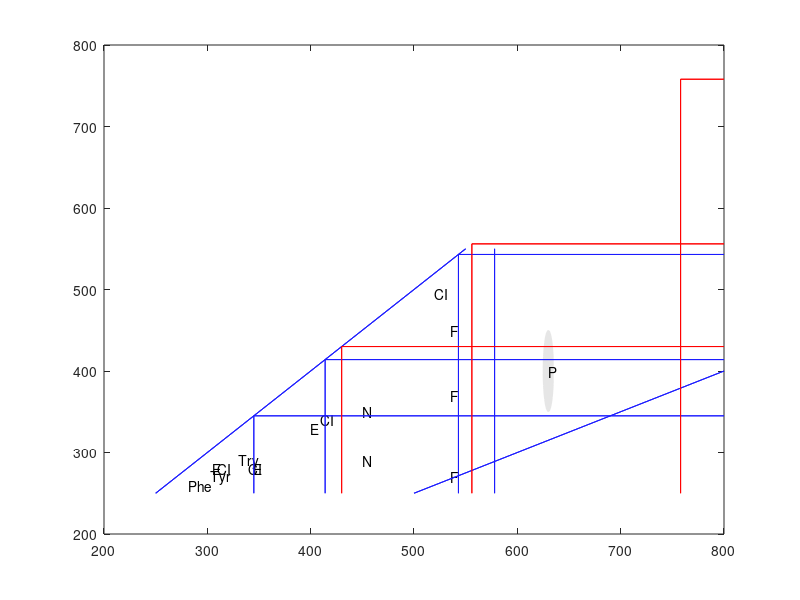

Recreate this plot in MATLAB.
function markeem()
% markeem()
% No documentation available
% Usage and changes of this software is restricted, contact:
% Urs Utzinger, Spectroscopy Laboratory UT Austin 1999

xlim=get(gca,'Xlim');
ylim=get(gca,'Ylim');

if ylim(1) < 300
%%%%%%%%%%%%%%%%%%%%%%%%%%%%%%%%%%%%%%%%%%%%%%%%%%%
% Amino Acids
c=[.9,.9,.9];
% c=[0.7 0.9 0.7];
% Tryptophan 290 / 330 .5
spot(280,300,310,360,c) %tryptophan
% Tyrosin 270 / 303 1.
spot(260,280,290,310,c) %tyrosine
% Phenylalanine 260 / 282 .25
spot(250,270,270,290,c) %ph
end;

%%%%%%%%%%%%%%%%%%%%%%%%%%%%%%%%%%%%%%%%%%
% Structural Proteins
c=[.9,.9,.9];
% Shih hui Cheng
% Type I is most common
% Collagen type I 280 / 310 1.0e6
% Collagen type I 280 / 340 1.16e6
% Collagen type I 340 / 410 4.4e4
% Collagen type I 500 / 520 4.5e4
if ylim(1) < 300
spot(270,290,300,320,c)
spot(265,295,320,360,c)
end
spot(330,350,400,420,c)
spot(485,515,505,535,c)

c=[.9,.9,.9];
% Shih hui Cheng 
% Elastin 280 / 305 1.1e6
% Elastin 280 / 345 8.8e5
% Elastin 330 / 400 2.37e5
if ylim(1) < 300
spot(275,285,300,310,c) 
spot(275,285,335,355,c) 
end
spot(320,340,390,410,c) 

% Elastin contains also FAD  450/530
% Elastin contains als0 NADH 350/460

%%%%%%%%%%%%%%%%%%%%%%%%%%%%%%%%%%%%%%%%%%%%%%%%%
% Redox = FAD/(FAD+NADH)
%
c=[.9,.9,.9];
% RRK notes / literature
% NADH 350 / 460 5.0 e5 +/-20em +/-20ex 
spot(330,370,440,480,c)
% NADH 300 / 450 4.5 e5 +/-10em +/-10ex
spot(290,310,450,470,c)

c=[.9,.9,.9];
% Tissue phantom SPEX
% FAD 450 / 535  0.425 +/-20ex +/-20 em
spot(425,475,510,560,c)
% FAD 370 / 535  0.3   +/-10ex +/-20 em
spot(355,385,510,560,c)
% FAD 270 / 535  0.35   +/-10ex +/-20 em
spot(255,285,520,550,c)

c=[.9,.9,.9];
% Porphyrin
% Porphyrin 400/630 +/-50ex   +/-10em
spot(350,450,625,635,c) 

%%%%%%%%%%%%%%%%%%%%%%%%%%%%%%%%%%%%%%%%%5
% labels
if ylim(1) < 300
text(330,290,'Try') %tryptophan
text(303,270,'Tyr') %tyrosine
text(282,260,'Phe') %ph
end

text(630,400,'P')

text(535,450,'F')
text(535,370,'F')
if ylim(1) < 300
text(535,270,'F')
end

text(450,350,'N')
if ylim(1) < 300
text(450,290,'N')
end

if ylim(1) < 300
text(310,280,'CI')
text(340,280,'CI')
end
text(410,340,'CI')
text(520,500-5,'CI')

if ylim(1) < 300
text(305,280,'E')
text(345,280,'E')
end
text(400,330,'E')


%%%%%%%%%%%%%%%%%%%%%%%%%%%%%%%%%%%%%%%
% Raley
h=line([250 550],[250 550]); %RA
set(h,'Color',[.1 .1 1])
set(h,'LineWidth',.5)
h=line([500 800],[250 400]); %RA
set(h,'Color',[.1 .1 1])
set(h,'LineWidth',.5)
%%%%%%%%%%%%%%%%%%%%%%%%%%%%%%%%%%%%%%%
% HbO2 345
h=line([345 345],[250 345]);
set(h,'LineStyle','-')
set(h,'Color',[.1 .1 1])
set(h,'LineWidth',.5)
h=line([345 800],[345 345]);
set(h,'LineStyle','-')
set(h,'Color',[.1 .1 1])
set(h,'LineWidth',.5)

% HbO2 414
h=line([414 414],[250 414]);
set(h,'LineStyle','-')
set(h,'Color',[.1 .1 1])
set(h,'LineWidth',.5)
h=line([414 800],[414 414]);
set(h,'LineStyle','-')
set(h,'Color',[.1 .1 1])
set(h,'LineWidth',.5)

% HbO2 543
h=line([543 543],[250 543]); 
set(h,'LineStyle','-')
set(h,'Color',[.1 .1 1])
set(h,'LineWidth',.5)
h=line([543 800],[543 543]); 
set(h,'LineStyle','-')
set(h,'Color',[.1 .1 1])
set(h,'LineWidth',.5)

% HbO2 578
h=line([578 578],[250 550]);
set(h,'LineStyle','-')
set(h,'Color',[.1 .1 1])
set(h,'LineWidth',.5)

%%%%%%%%%%%%%%%%%%%%%%%%%%%%%%%%%%%%%%%
% Hb 430
h=line([430 430],[250 430]); 
set(h,'LineStyle','-')
set(h,'Color','red')
set(h,'LineWidth',.5)
h=line([430 800],[430 430]);
set(h,'LineStyle','-')
set(h,'Color','red')
set(h,'LineWidth',.5)

% Hb 556 
h=line([556 556],[250 556]); 
set(h,'LineStyle','-')
set(h,'Color','red')
set(h,'LineWidth',.5)
h=line([556 800],[556 556]);
set(h,'LineStyle','-')
set(h,'Color','red')
set(h,'LineWidth',.5)
% Hb 758
h=line([758 758],[250 758]);
set(h,'LineStyle','-')
set(h,'Color','red')
set(h,'LineWidth',.5)
h=line([758 800],[758 758]);
set(h,'LineStyle','-')
set(h,'Color','red')
%%%%%%%%%%%%%%%%%%%%%%%%%%%%%%%%%%%%%%%
% Raley
h=line([250 550],[250 550]); %RA
set(h,'Color',[.1 .1 1])
set(h,'LineWidth',.5)
h=line([500 800],[250 400]); %RA
set(h,'Color',[.1 .1 1])
set(h,'LineWidth',.5)
%%%%%%%%%%%%%%%%%%%%%%%%%%%%%%%%%%%%%%%
% HbO2 345
h=line([345 345],[250 345]);
set(h,'LineStyle','-')
set(h,'Color',[.1 .1 1])
set(h,'LineWidth',.5)
h=line([345 800],[345 345]);
set(h,'LineStyle','-')
set(h,'Color',[.1 .1 1])
set(h,'LineWidth',.5)

% HbO2 414
h=line([414 414],[250 414]);
set(h,'LineStyle','-')
set(h,'Color',[.1 .1 1])
set(h,'LineWidth',.5)
h=line([414 800],[414 414]);
set(h,'LineStyle','-')
set(h,'Color',[.1 .1 1])
set(h,'LineWidth',.5)

% HbO2 543
h=line([543 543],[250 543]); 
set(h,'LineStyle','-')
set(h,'Color',[.1 .1 1])
set(h,'LineWidth',.5)
h=line([543 800],[543 543]); 
set(h,'LineStyle','-')
set(h,'Color',[.1 .1 1])
set(h,'LineWidth',.5)

% HbO2 578
h=line([578 578],[250 550]);
set(h,'LineStyle','-')
set(h,'Color',[.1 .1 1])
set(h,'LineWidth',.5)

%%%%%%%%%%%%%%%%%%%%%%%%%%%%%%%%%%%%%%%
% Hb 430
h=line([430 430],[250 430]); 
set(h,'LineStyle','-')
set(h,'Color','red')
set(h,'LineWidth',.5)
h=line([430 800],[430 430]);
set(h,'LineStyle','-')
set(h,'Color','red')
set(h,'LineWidth',.5)

% Hb 556 
h=line([556 556],[250 556]); 
set(h,'LineStyle','-')
set(h,'Color','red')
set(h,'LineWidth',.5)
h=line([556 800],[556 556]);
set(h,'LineStyle','-')
set(h,'Color','red')
set(h,'LineWidth',.5)
% Hb 758
h=line([758 758],[250 758]);
set(h,'LineStyle','-')
set(h,'Color','red')
set(h,'LineWidth',.5)
h=line([758 800],[758 758]);
set(h,'LineStyle','-')
set(h,'Color','red')
set(h,'LineWidth',.5)




function spot(y0,y1,x0,x1,c);
% function spot(y0,y1,x0,x1,c);
% y is excitation, x emission axis
% create an oval spot at lower LH corner=(x0,y0) to upper RH corner (x1,y1)
% c:color,string
axlim=axis;
axlim=axlim(1:4);
dx=x1-x0;
dy=y1-y0;
[xdata,ydata]=ellipse([x0 y0 dx dy],200,axlim);
h=fill(xdata,ydata,c);
%h=plot(xdata,ydata,'kx');
%set(h,'MarkerSize',10)
%set(h,'LineWidth',.5)
set(h,'EdgeColor',c);

function [XData,YData] = ellipse(extent,numpts,axlims)
% function [XData,YData] = ellipse(extent,numpts,axlims)
%ELLIPSE Draw an ellipse
%H = ELLIPSE(EXTENT,NUMPTS,AXLIMS)
%Draws an ellipse in the rectangle specfified by EXTENT
%returning handle H to the line object. If a value is 
%given for AXLIMS, the EXTENT is assumed to be in axis-
%normalized components, and the ellipse will be scaled
%accordingly.
%
%[XDATA,YdATA] = ELLIPSE(EXTENT,NUMPTS,AXLIMS)
%does not plot the ellipse, instead returning the X and
%Y Data
%
%NUMPTS defaults to 50 if not specified.
%
%Keith Rogers 11/94

% Copyright (c) 1995 by Keith Rogers
 
if(nargin < 3)
	axlims = [0 1 0 1];
	if(nargin < 2)
		numpts = 50;
	end
end
center = extent(1:2)+.5*extent(3:4);
a = extent(3)/2/(axlims(2)-axlims(1));
b = extent(4)/2/(axlims(4)-axlims(3));
theta = 0:2*pi/(numpts-1):2*pi;
radius = a*b./sqrt(a^2+(b^2-a^2)*cos(theta).^2);
XData = center(1)+radius.*cos(theta)*(axlims(2)-axlims(1));
YData = center(2)+radius.*sin(theta)*(axlims(4)-axlims(3));
if(nargout < 2)
	XData = plot(XData,YData);
end;
